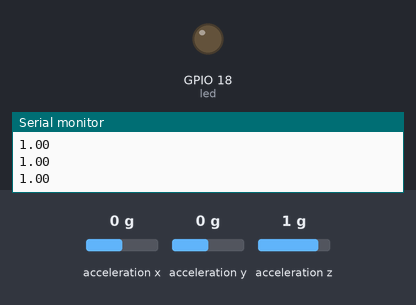
Bench run of a sketch on a simulated ESP32. Parts: output pins drawn as LEDs (lit = HIGH), the last lines printed to the serial monitor. The inputs (shaded band) are chosen by the test bench; at power-on: acceleration z 1 g, acceleration x 0 g, acceleration y 0 g. WiFi joins after 1.5 s; servers stay silent unless stated; no MQTT or app messages arrive unless stated.

Above: at 3.2 s.
3.3 s: acceleration z set to 0.6 g
At 4.4 s:
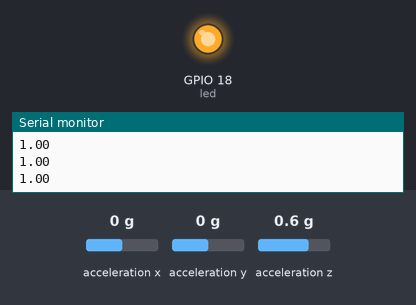
Timing chart, 0 to 10.1 s (numbered marks = the images above; inputs shaded):
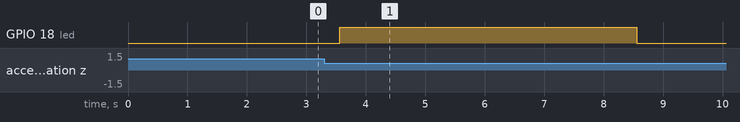

Measured:
- the behaviour switches between 0.8 and 0.7 g on acceleration z (found by bisection; images 0 and 1)
- after the input at 3.3 s, GPIO 18 (led): LOW → HIGH after 0.26 s, → LOW 5.0 s later

The sketch:

axis_sensor.ino
```cpp
#include <Wire.h>
#include "MMA7660.h"
#include <M5Stack.h>
#include <WiFi.h>
#include <WiFiClient.h>
#include <PubSubClient.h>

MMA7660 accelemeter;

char *ssid = "esp32_ap";
char *password = "";
const char *endpoint1 = "192.168.4.5";
const char *endpoint2 = "192.168.4.10";

// const int port = 1883;
// char *pubTopic = "axis";
// char *subTopic = "axis";
char *axis_data = "";

int led = 18;
float az_old = 0;

IPAddress ip(192, 168, 4, 111);
IPAddress gateway(192,168, 4, 1);
IPAddress subnet(255, 255, 255, 0);
IPAddress DNS(192, 168, 4, 1);
WiFiClient netClient;
PubSubClient MqttClient;


void setup_network() {

    Serial.print("Connecting to ");
    Serial.println(ssid);
    WiFi.config(ip, gateway, subnet, DNS);
    WiFi.begin(ssid, password);
    delay(2000);

    while (WiFi.waitForConnectResult() != WL_CONNECTED) {
        delay(2000);
        WiFi.begin(ssid, password);
        Serial.println(".");
    }
    Serial.println("WiFi Connected.");
    Serial.println(WiFi.localIP());

}

void connect() {

    setup_network();

    MqttClient.setClient(netClient);

    Serial.println("ThingName: ESP32");
    Serial.println("before....");
    MqttClient.setServer(endpoint1, 1883);
    MqttClient.connect("axisaa");
    Serial.println("After....");

    while ( !MqttClient.connected() ) {
        Serial.println("MQTT : Re connect...");
        MqttClient.setServer(endpoint2, 1883);
        MqttClient.connect("axis1");
        delay(2000);
        MqttClient.setServer(endpoint1, 1883);
        MqttClient.connect("axis1");
        delay(2000);
    }

}

void reconnect() {
    Serial.println("ThingName: ESP32");
    Serial.println("before....");
    MqttClient.setServer(endpoint1, 1883);
    MqttClient.connect("axis");
    Serial.println("After....");
    // MqttClient.setClient(netClient);

    while ( !MqttClient.connected() ) {
        Serial.println("MQTT : Re connect...");
        MqttClient.setServer(endpoint2, 1883);
        MqttClient.connect("axis");
        delay(2000);
        MqttClient.setServer(endpoint1, 1883);
        MqttClient.connect("axis1");
        delay(2000);
    }
}

void setup()
{
  pinMode(led, OUTPUT);

  Serial.begin(115200);
  accelemeter.init();

  connect();
}


void loop() {

  float ax, ay, az;

  accelemeter.getAcceleration(&ax, &ay, &az);

  Serial.println(az_old);


//    Serial.print(ax);
  char aax[10];
  char aay[10];
  char aaz[10];
  char pubchar[100];

  dtostrf(ax,0,1,aax);
  dtostrf(ay,0,1,aay);
  dtostrf(az, 0, 1, aaz);
  sprintf(pubchar, "{\"x\":%s,\"y\":%s,\"z\":%s}", aax, aay, aaz);
//  Serial.println(pubchar);

  MqttClient.publish("axis", pubchar);
  MqttClient.loop();

  if ( az_old != 0 && 0.3 < abs((abs(az) - abs(az_old))) ) {
    digitalWrite(led, HIGH);
    delay(5000);
    digitalWrite(led, LOW);
    az_old = 0;
  }
  else {
    az_old = az;
  }

  if (!MqttClient.connected()) {
    reconnect();
  }

  delay(300);
}
```
